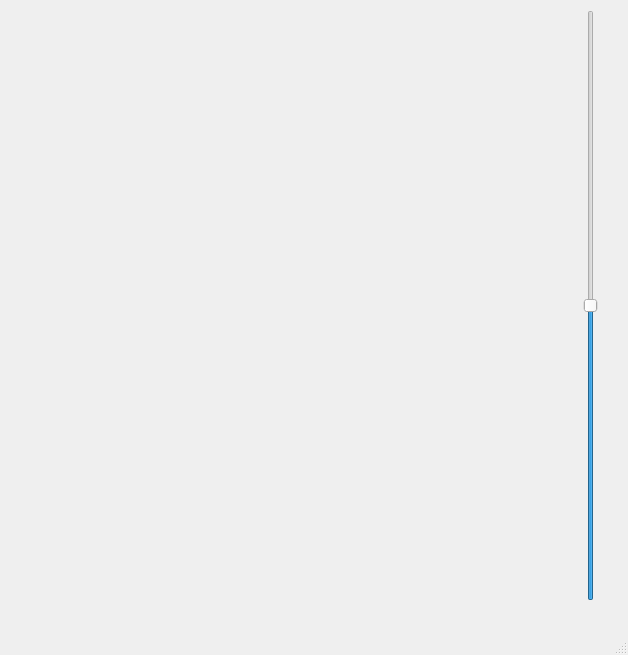
<?xml version="1.0" encoding="UTF-8"?>
<ui version="4.0">
 <class>MainWindow</class>
 <widget class="QMainWindow" name="MainWindow">
  <property name="geometry">
   <rect>
    <x>0</x>
    <y>0</y>
    <width>628</width>
    <height>655</height>
   </rect>
  </property>
  <property name="windowTitle">
   <string>Рост хорошего настроения</string>
  </property>
  <widget class="QWidget" name="centralwidget">
   <widget class="QSlider" name="verticalSlider">
    <property name="geometry">
     <rect>
      <x>580</x>
      <y>10</y>
      <width>22</width>
      <height>591</height>
     </rect>
    </property>
    <property name="maximum">
     <number>200</number>
    </property>
    <property name="value">
     <number>100</number>
    </property>
    <property name="orientation">
     <enum>Qt::Vertical</enum>
    </property>
   </widget>
  </widget>
  <widget class="QMenuBar" name="menubar">
   <property name="geometry">
    <rect>
     <x>0</x>
     <y>0</y>
     <width>628</width>
     <height>21</height>
    </rect>
   </property>
  </widget>
  <widget class="QStatusBar" name="statusbar"/>
 </widget>
 <resources/>
 <connections/>
</ui>
